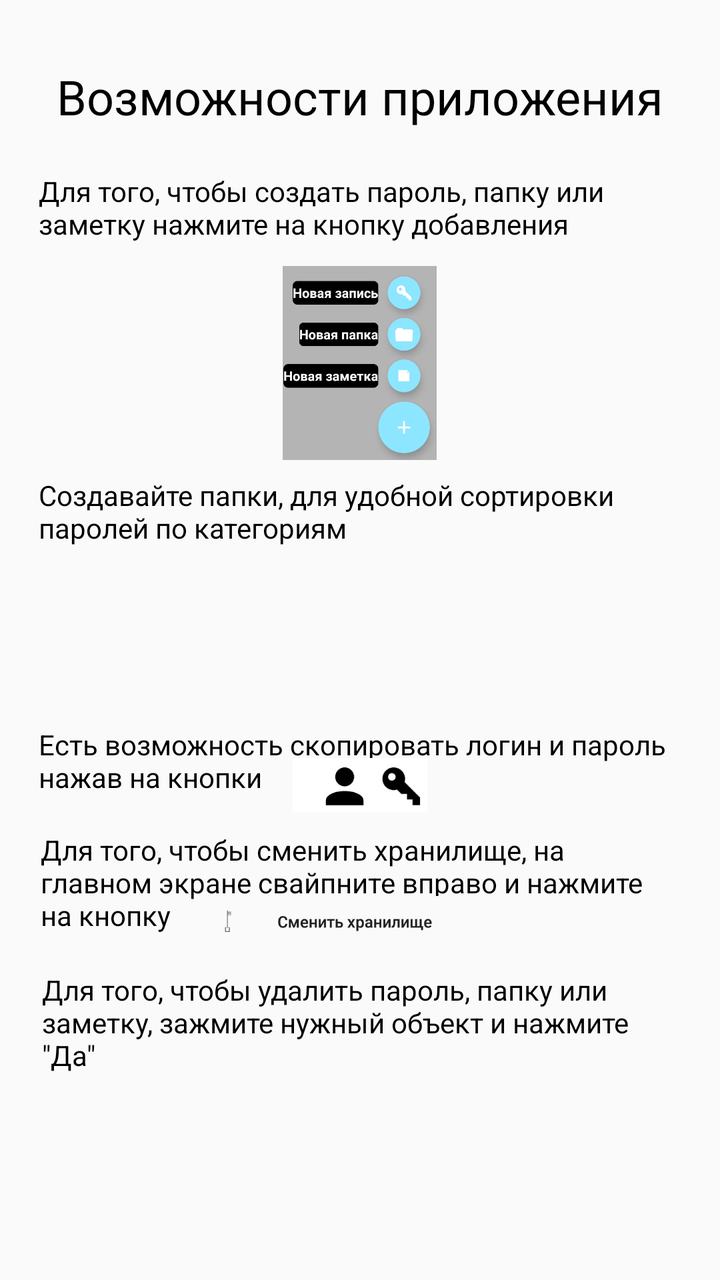
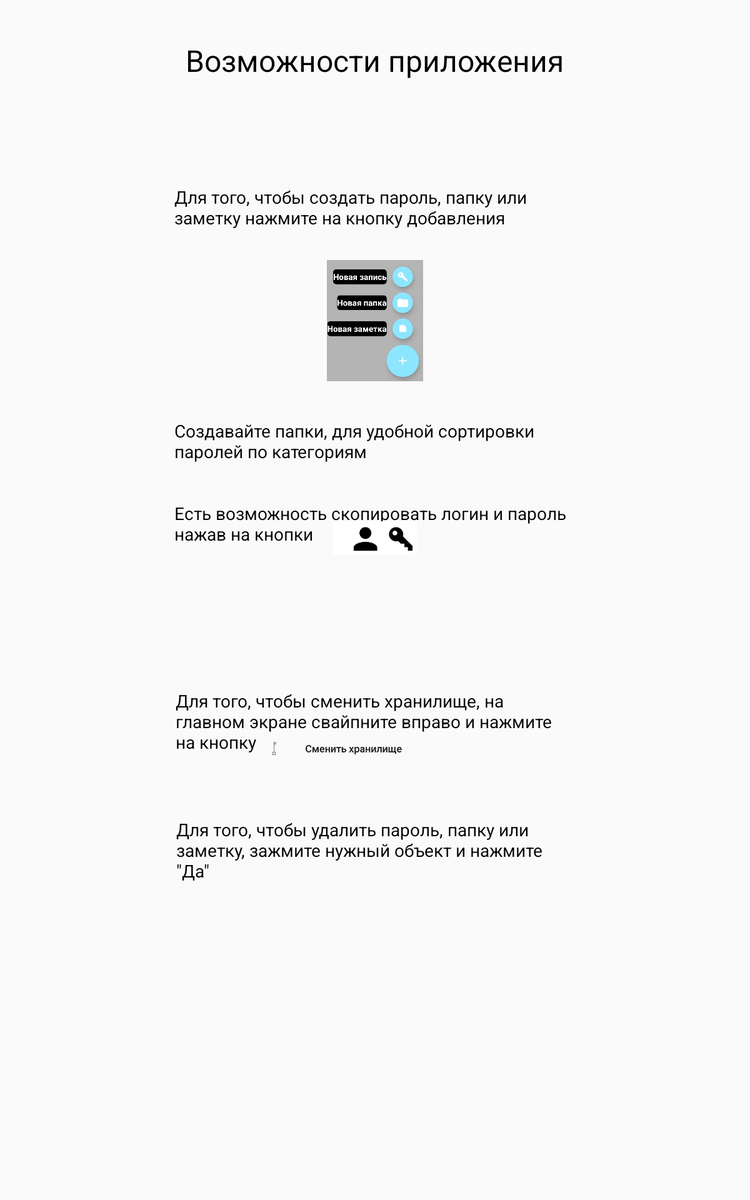

Two renders of one Android screen. The first uses the default layout on a phone; the second uses the alternative layout the repository ships for a different screen configuration, on a matching device. The two XML files are below.
<!-- AndroidManifest.xml: application theme AppTheme -->
<!-- res/layout/fragment_welcome_screen_5.xml -->
<?xml version="1.0" encoding="utf-8"?>
<RelativeLayout xmlns:android="http://schemas.android.com/apk/res/android"
    xmlns:app="http://schemas.android.com/apk/res-auto" android:layout_width="match_parent"
    android:layout_height="match_parent">

    <TextView
        android:id="@+id/textView11"
        android:layout_width="wrap_content"
        android:layout_height="wrap_content"
        android:layout_alignParentTop="true"
        android:layout_centerHorizontal="true"
        android:layout_marginTop="32dp"
        android:text="Возможности приложения"
        android:textColor="@color/black"
        android:textSize="24sp" />

    <TextView
        android:id="@+id/textView12"
        android:layout_width="321dp"
        android:layout_height="wrap_content"
        android:layout_alignParentTop="true"
        android:layout_centerHorizontal="true"
        android:layout_marginTop="86dp"
        android:text="Для того, чтобы создать пароль, папку или заметку нажмите на кнопку добавления"
        android:textSize="14sp"
        android:textColor="@color/black" />


    <TextView
        android:id="@+id/textView13"
        android:layout_width="321dp"
        android:layout_height="wrap_content"
        android:layout_alignParentTop="true"
        android:layout_centerHorizontal="true"
        android:layout_marginTop="238dp"
        android:text="Создавайте папки, для удобной сортировки паролей по категориям"
        android:textColor="@color/black"
        android:textSize="14sp" />

    <TextView
        android:id="@+id/textView14"
        android:layout_width="321dp"
        android:layout_height="wrap_content"
        android:layout_alignParentBottom="true"
        android:layout_centerHorizontal="true"
        android:layout_marginBottom="242dp"
        android:text="Есть возможность скопировать логин и пароль нажав на кнопки"
        android:textColor="@color/black"
        android:textSize="14sp" />

    <ImageView
        android:id="@+id/imageView7"
        android:layout_width="123dp"
        android:layout_height="97dp"
        android:layout_alignParentTop="true"
        android:layout_centerHorizontal="true"
        android:layout_marginTop="133dp"
        app:srcCompat="@drawable/info_create" />

    <ImageView
        android:id="@+id/imageView15"
        android:layout_width="82dp"
        android:layout_height="27dp"
        android:layout_alignParentBottom="true"
        android:layout_centerHorizontal="true"
        android:layout_marginBottom="234dp"
        app:srcCompat="@drawable/info_login" />

    <TextView
        android:id="@+id/textView15"
        android:layout_width="319dp"
        android:layout_height="wrap_content"
        android:layout_alignParentBottom="true"
        android:layout_centerHorizontal="true"
        android:layout_marginBottom="173dp"
        android:text="Для того, чтобы сменить хранилище, на главном экране свайпните вправо и нажмите на кнопку"
        android:textColor="@color/black"
        android:textSize="14sp" />

    <ImageView
        android:id="@+id/imageView16"
        android:layout_width="152dp"
        android:layout_height="26dp"
        android:layout_alignParentBottom="true"
        android:layout_centerHorizontal="true"
        android:layout_marginBottom="166dp"
        app:srcCompat="@drawable/info_change" />

    <TextView
        android:id="@+id/textView16"
        android:layout_width="318dp"
        android:layout_height="wrap_content"
        android:layout_alignParentBottom="true"
        android:layout_centerHorizontal="true"
        android:layout_marginBottom="103dp"
        android:text='Для того, чтобы удалить пароль, папку или заметку, зажмите нужный объект и нажмите "Да"'
        android:textColor="@color/black"
        android:textSize="14sp" />
</RelativeLayout>
<!-- resources referenced by this layout -->
<resources>
  <color name="black">#000000</color>
  <!-- drawable info_change: jpg bitmap (drawable, 7512 bytes) -->
  <!-- drawable info_create: jpg bitmap (drawable, 26383 bytes) -->
  <!-- drawable info_login: jpg bitmap (drawable, 3816 bytes) -->
  <style name="AppTheme" parent="Theme.AppCompat.Light.NoActionBar">
          
          <item name="colorPrimary">@color/colorPrimary</item>
          <item name="colorPrimaryDark">@color/colorPrimaryDark</item>
          <item name="colorAccent">@color/colorAccent</item>
      </style>
  <color name="colorPrimary">#000000</color>
  <color name="colorPrimaryDark">#000000</color>
  <color name="colorAccent">#8ce6ff</color>
</resources>
<!-- res/layout-sw600dp/fragment_welcome_screen_5.xml (the author's variant of the layout above) -->
<!-- drawn on a 7-inch tablet held upright -->
<?xml version="1.0" encoding="utf-8"?>
<RelativeLayout xmlns:android="http://schemas.android.com/apk/res/android"
    xmlns:app="http://schemas.android.com/apk/res-auto" android:layout_width="match_parent"
    android:layout_height="match_parent">

    <TextView
        android:id="@+id/textView11"
        android:layout_width="wrap_content"
        android:layout_height="wrap_content"
        android:layout_alignParentTop="true"
        android:layout_centerHorizontal="true"
        android:layout_marginTop="32dp"
        android:text="Возможности приложения"
        android:textColor="@color/black"
        android:textSize="24sp" />

    <TextView
        android:id="@+id/textView12"
        android:layout_width="321dp"
        android:layout_height="wrap_content"
        android:layout_alignParentTop="true"
        android:layout_centerHorizontal="true"
        android:layout_marginTop="148dp"
        android:text="Для того, чтобы создать пароль, папку или заметку нажмите на кнопку добавления"
        android:textColor="@color/black"
        android:textSize="14sp" />


    <TextView
        android:id="@+id/textView13"
        android:layout_width="321dp"
        android:layout_height="wrap_content"
        android:layout_alignParentTop="true"
        android:layout_centerHorizontal="true"
        android:layout_marginTop="335dp"
        android:text="Создавайте папки, для удобной сортировки паролей по категориям"
        android:textColor="@color/black"
        android:textSize="14sp" />

    <TextView
        android:id="@+id/textView14"
        android:layout_width="321dp"
        android:layout_height="wrap_content"
        android:layout_alignParentTop="true"
        android:layout_centerHorizontal="true"
        android:layout_marginTop="401dp"
        android:text="Есть возможность скопировать логин и пароль нажав на кнопки"
        android:textColor="@color/black"
        android:textSize="14sp" />

    <ImageView
        android:id="@+id/imageView7"
        android:layout_width="123dp"
        android:layout_height="97dp"
        android:layout_alignParentTop="true"
        android:layout_centerHorizontal="true"
        android:layout_marginTop="208dp"
        app:srcCompat="@drawable/info_create" />

    <ImageView
        android:id="@+id/imageView15"
        android:layout_width="82dp"
        android:layout_height="27dp"
        android:layout_alignParentTop="true"
        android:layout_centerHorizontal="true"
        android:layout_marginTop="417dp"
        app:srcCompat="@drawable/info_login" />

    <TextView
        android:id="@+id/textView15"
        android:layout_width="319dp"
        android:layout_height="wrap_content"
        android:layout_alignParentBottom="true"
        android:layout_centerHorizontal="true"
        android:layout_marginBottom="357dp"
        android:text="Для того, чтобы сменить хранилище, на главном экране свайпните вправо и нажмите на кнопку"
        android:textColor="@color/black"
        android:textSize="14sp" />

    <ImageView
        android:id="@+id/imageView16"
        android:layout_width="152dp"
        android:layout_height="26dp"
        android:layout_alignEnd="@+id/imageView7"
        android:layout_alignParentBottom="true"
        android:layout_marginBottom="348dp"
        app:srcCompat="@drawable/info_change" />

    <TextView
        android:id="@+id/textView16"
        android:layout_width="318dp"
        android:layout_height="wrap_content"
        android:layout_alignParentBottom="true"
        android:layout_centerHorizontal="true"
        android:layout_marginBottom="254dp"
        android:text='Для того, чтобы удалить пароль, папку или заметку, зажмите нужный объект и нажмите "Да"'
        android:textColor="@color/black"
        android:textSize="14sp" />
</RelativeLayout>
